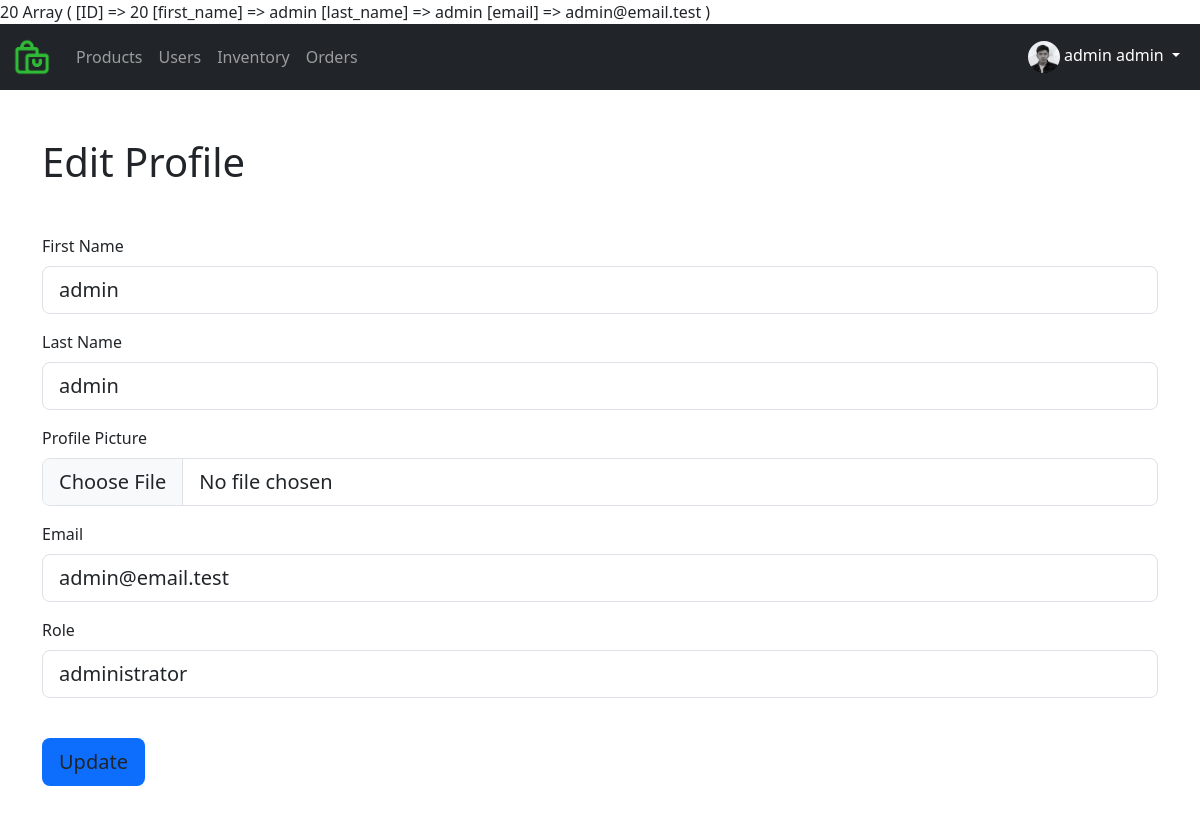
Screenshot of /editProfile.php (signed in) with the database file from the repository.
### tables this page shows
CREATE TABLE `users` (
  `ID` int NOT NULL,
  `user_image` varchar(255) DEFAULT NULL,
  `email` varchar(255) NOT NULL,
  `password` varchar(255) NOT NULL,
  `first_name` varchar(255) DEFAULT NULL,
  `last_name` varchar(255) DEFAULT NULL,
  `role` varchar(255) DEFAULT NULL,
  `status` varchar(255) DEFAULT NULL,
  `created_at` datetime NOT NULL DEFAULT CURRENT_TIMESTAMP
);

### usersController.php (called while the page is built, shortened)
<?php
class Users extends DbConnection
{
    public function getUserId($userId)
    {
        try {
            $pdo = $this->connect();
            $statement = $pdo->prepare("SELECT *
                            FROM users
                            WHERE ID = ?");
            $statement->execute([$userId]);
            $user = $statement->fetch(PDO::FETCH_ASSOC);
            return $user;
        } catch (PDOException $e) {
            echo "Product Updated successfully" . $e->getMessage();
        }
    }
    }

### editProfile.php (the view, shortened to what this page needs)
<?php
include_once 'usersController.php';
print_r($_SESSION['LoginUser']['ID']);
?>
<?php include_once 'components/header.php';?>
<main>
<div class="container">
<h1 class="my-5">Edit Profile</h1>
<?php if ($user): ?>
<form method="POST"  enctype="multipart/form-data">
<div class="mb-3">
<label class="form-label">First Name</label>
<input type="text" name="first_name" id="first_name" class="form-control form-control-lg" value="<?=$user['first_name'];?>">
</div>
<div class="mb-3">
<label class="form-label">Last Name</label>
<input type="text" name="last_name" id="last_name" class="form-control form-control-lg" value="<?=$user['last_name'];?>">
</div>
<div class="mb-3">
<label class="form-label">Profile Picture</label>
<input type="file" name="image" id="image" class="form-control form-control-lg">
</div>
<div class="mb-3">
<label class="form-label">Email</label>
<input type="text" name="email" id="email" class="form-control form-control-lg" value="<?=$user['email'];?>">
</div>
<div class="mb-3">
<label class="form-label">Role</label>
<input type="text" name="role" id="role" class="form-control form-control-lg" value="<?=$user['role'];?>">
</div>
<button type="submit" name="save" class="bg-primary btn btn-lg my-4">Update</button>
</form>
<?php else: ?>
    <h1 class="my-5">User Does not exist</h1>
    <?php endif;?>
</div>
</main>
<?php include_once 'components/footer.php';?>

### components/adminNavbar.php (shortened to what this page needs)
<?php
include_once 'usersController.php';
$users->startSession();
$user = $users->getUserId($_SESSION['LoginUser']['ID']);
?>
<nav class="navbar navbar-expand-sm bg-dark navbar-dark">
<div class="container-fluid">
    <a href="/" class="navbar-brand"><img src="/assets/listify-fav-ico.png" height="40px" alt="icon"></a>
    <div class="collapse navbar-collapse" id="collapsibleNavbar">
        <ul class="navbar-nav me-auto mb-2 mb-lg-0">
            <li class="nav-item">
                <a href="/" class="nav-link">Products</a>
            </li>
            <li class="nav-item">
                <a href="userAdminDashboard.php" class="nav-link">Users</a>
            </li>
             <li class="nav-item">
                <a href="inventoryAdminDashboard.php" class="nav-link">Inventory</a>
            </li>
              <li class="nav-item">
                <a href="/" class="nav-link">Orders</a>
            </li>
        </ul>
        <?php if (isset($_SESSION['LoginUser'])):?>
            <div class="dropdown text-end ">
          <a href="#" id="dropdownToggle" class="d-block link-body-emphasis text-decoration-none dropdown-toggle  text-white mx-2" data-bs-toggle="dropdown" aria-expanded="true">
          <img src="/uploads/<?=$user['user_image']?>" alt="Profile Image" width="32" height="32" class="rounded-circle">
          <?=$user['first_name']?> <?=$user['last_name']?>
        </a>
        </div>
        <?php else:?>
            <div class=" text-end ">
            <a href="login.php" class="nav-link">Login</a>
            </div>
        <?php endif; ?>
    </div>
</div>
</nav>

### rows the page displays
users: user_image (picture), first_name "admin", last_name "admin", email "admin@email.test", role "administrator"
